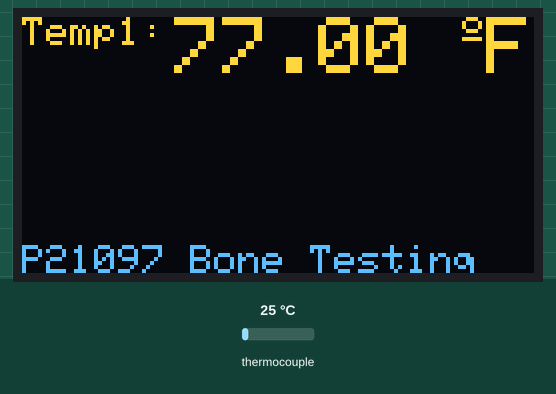
The sketch below on a simulated Arduino Uno, built with avr-gcc and run on an emulated ATmega328P. Parts: 128×64 one-colour display. The inputs (shaded band) are chosen by the test bench; at power-on: thermocouple 25 °C. The OLED is the two-colour kind (top 16 rows yellow); what the sketch prints to the serial monitor is not drawn.

Above: at 8.2 s.
8.3 s: thermocouple set to 6 °C
At 9.8 s:
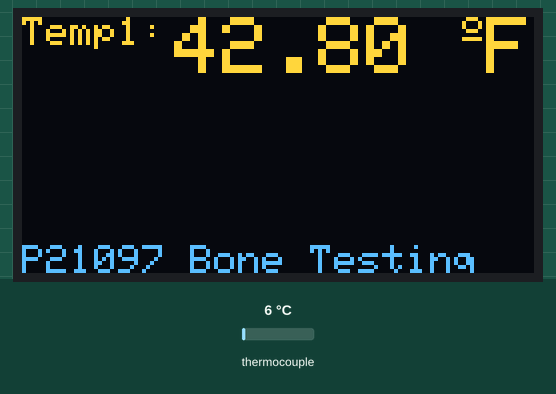
10.1 s: thermocouple set to 75 °C
At 11.7 s:
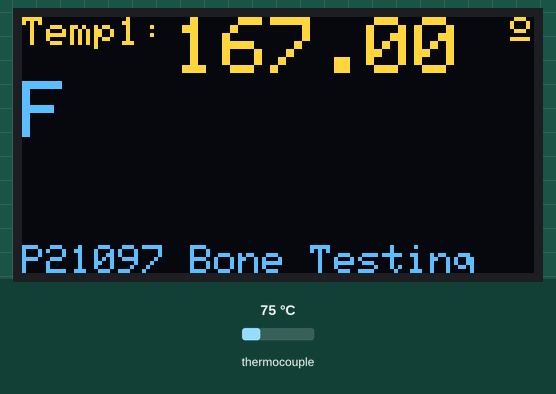
12.0 s: thermocouple set to 150 °C
At 13.5 s:
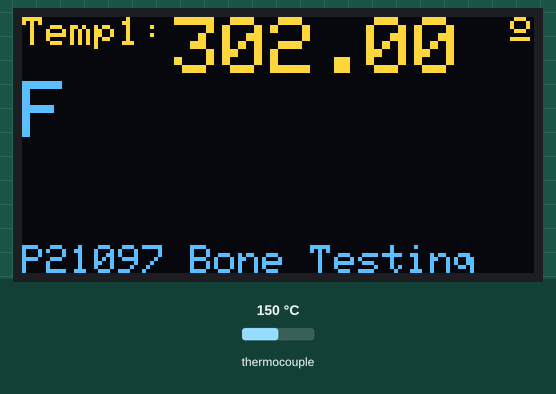
Timing chart, 0 to 15.0 s (numbered marks = the images above; inputs shaded):
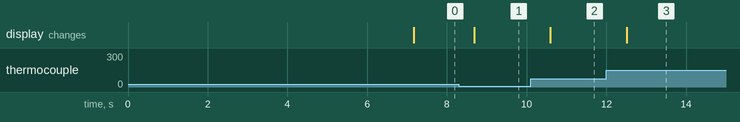

Measured:
- after the input at 8.3 s, the display: changes after 0.39 s (image 1)
- after the input at 10.1 s, the display: changes after 0.50 s (image 2)
- after the input at 12.0 s, the display: changes after 0.51 s (image 3)

The sketch:

ledthermocouple.ino
```cpp
#include <SPI.h>
#include "max6675.h"
#include <Adafruit_GFX.h>
#include <Adafruit_SH1106.h>
#include <Adafruit_Sensor.h>
#include <Adafruit_SSD1306.h>

#define SCREEN_WIDTH 128 // OLED display width, in pixels
#define SCREEN_HEIGHT 64 // OLED display height, in pixels

#define OLED_RESET -1
Adafruit_SH1106 display(OLED_RESET);


// Sensor data appears to be about 5 degrees higher than expected (Requires calibration)

// Temperature Sensor1 (LEFT)
int thermo1D0 = 4; // so
int thermo1CS = 3;
int thermo1CLK = 2; // sck
float temp1 = 0;
MAX6675 thermocouple1(thermo1CLK, thermo1CS, thermo1D0);


// Temperature Sensor2 (RIGHT / DISABLED CURRENTLY - UNCOMMENT TO GET WORKING)
/*
int thermo2D0 = 7; // so
int thermo2CS = 6;
int thermo2CLK = 5; // sck
float temp2 = 0;
MAX6675 thermocouple2(thermo2CLK, thermo2CS, thermo2D0);
*/

// Temperature Offset (Calibration) ; Use ambient room tempature to adjust thermocouple reading at rest
// TempOffsetNegative was set to '5' when testing. Ex/Room thermometer read 71 F and thermocouples displayed 76F
int TempOffsetPositive = 0;
int TemptOffsetNegative = 0;


void setup()
{
  //Start serial communication
  Serial.begin(9600);

  //Setting up LED Display
  display.begin(SH1106_SWITCHCAPVCC, 0x3C);
  delay(2000);
  display.clearDisplay();
  display.setTextColor(WHITE);

  //Setting up Serial display
  Serial.println("Temperature testing for P21096: Bone Testing");

  //wait for MAX chips to stabilize
  delay(5000);
}

void loop()
{
  //Serial Capture and display for Temp 1
  temp1 = (thermocouple1.readFarenheit() + TempOffsetPositive - TemptOffsetNegative);
  Serial.print("Thermocouple 1: F = ");
  Serial.println(temp1);
  delay(100);


  /*
  //Serial Capture and display for Temp 2
  temp2 = (thermocouple2.readFarenheit() + TempOffsetPositive - TemptOffsetNegative);
  Serial.print("Thermocouple 2: F = ");
  Serial.println(temp2);
  delay(100);
  Serial.println("");
  delay(100);
 */

  //clear display
  display.clearDisplay();

  //tempature sensor 1 (LED)
  display.setTextSize(1);
  display.setCursor(0,0);
  display.print("Temp1: ");
  display.setTextSize(2);
  display.setCursor(38,0);
  display.print(temp1);
  display.print(" ");
  display.setTextSize(1);
  //display.cp437(true);
  display.write(167);
  display.setTextSize(2);
  display.print("F");

/*
// temperature sensor 2 (LED)
  display.setTextSize(1);
  display.setCursor(0,20);
  display.print("Temp2: ");
  display.setTextSize(2);
  display.setCursor(38,20);
  display.print(temp2);
  display.print(" ");
  display.setTextSize(1);
  //display.cp437(true);
  display.write(167);
  display.setTextSize(2);
  display.print("F");
*/

  display.setTextSize(0.2);
  display.setCursor(0,57);
  display.print("P21097 Bone Testing");
  display.display();

    //For the MAX6675 to update, you must delay AT LEAST 250ms between reads!
   //Delay readings by '1' seconds
   delay(250);
}
```
